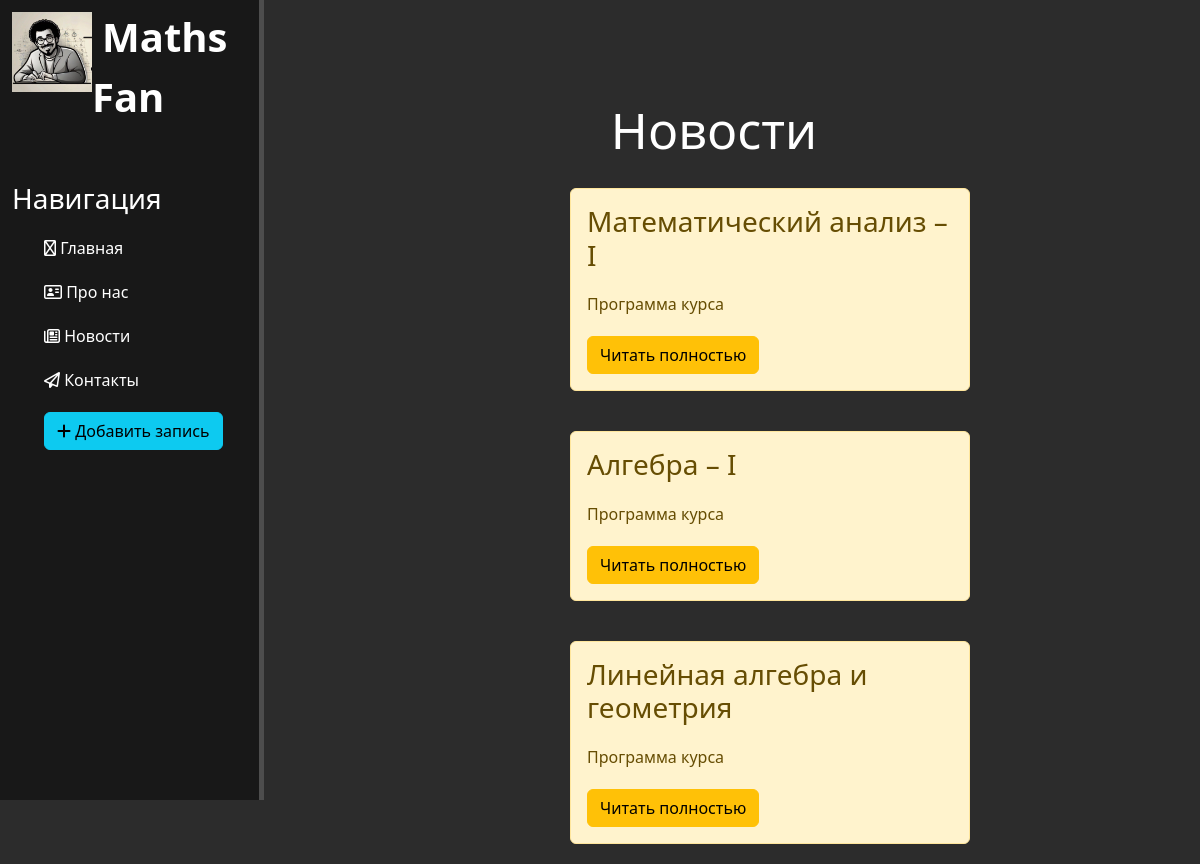
Page /news/ on the committed database.
### news/models.py (models this page shows, shortened)
class Articles(models.Model):
    title = models.CharField('Название', max_length=50)
    anons = models.CharField('Анонс', max_length=250)
    full_text = models.TextField('Статья')
    date = models.DateTimeField('Дата публикации')
    class Meta:
        verbose_name = 'Новость'
        verbose_name_plural = 'Новости'

### news/views.py (the view)
# urls.py: path('', views.news_home, name='news_home'),
def news_home(request):
    news = Articles.objects.order_by('-date')
    return render(request, 'news/news_home.html', {'news': news})

### news/templates/news/news_home.html (shortened to what this page needs)
{% extends 'main/layout.html' %}
{% block content %}
    <div class="features">
        <h1>Новости</h1>
        {% if news %}
            {% for el in news %}
                <div class="alert alert-warning">
                    <h3>{{ el.title }}</h3>
                    <p>{{ el.anons }}</p>
                    <a href="{% url 'news_detail' el.id %}" class="btn btn-warning">Читать полностью</a>
                </div>
            {% endfor %}
        {% else %}
            <p>Новостей пока нет.</p>
        {% endif %}
    </div>
{% endblock %}

### main/templates/main/layout.html (shortened to what this page needs)
{% load static %}
<!doctype html>
<html lang="en">
<head>
    <link rel="stylesheet" href="https://cdn.jsdelivr.net/npm/bootstrap@5.3.2/dist/css/bootstrap.min.css">
    <link rel="stylesheet" href="{% static 'main/css/main.css' %}">
    <link rel="stylesheet" href="https://cdnjs.cloudflare.com/ajax/libs/font-awesome/6.5.2/css/all.min.css">
</head>
<body>
    <aside>
        <img src="{% static 'main/img/logo.jpeg' %}" alt="Лого">
        <span class="logo">Maths Fan</span>
        <h3>Навигация</h3>
        <ul>
            <a href="{% url 'home' %}"><li><i class="fa-regular fa-house"></i> Главная</li></a>
            <a href="{% url 'about' %}"><li><i class="fa-regular fa-address-card"></i> Про нас</li></a>
            <a href="{% url 'news_home' %}"><li><i class="fa-regular fa-newspaper"></i> Новости</li></a>
            <a href="{% url 'contacts' %}"><li><i class="fa-regular fa-paper-plane"></i> Контакты</li></a>
            <a href="{% url 'create' %}"><li><button class="btn btn-info"><i class="fa-solid fa-plus"></i> Добавить запись</button></li></a>
        </ul>
    </aside>
    <main>
    {% block content %}
    {% endblock %}
    </main>
</body>
</html>

### main/static/main/css/main.css (style rules this page uses)
body { background: #2c2c2c; }
aside { float: left; background: #181818; width: 22%; padding: 1%; height: 100vh; color: #fff; border-right: 5px solid #4d4d4d; }
aside img { width: 80px; float: left; }
aside .logo { font-size: 40px; margin-left: 10px; font-weight: bold; position: relative; top: -5px; }
aside h3 { margin-top: 50px; font-size: 28px; }
aside ul { list-style: none }
aside ul li { color: #fff; display: block; margin-top: 20px; transition: transform.6ms ease; }
aside a { text-decoration: none; }
main .features { float: left; color: #fff; margin-top: 100px; text-align: center; width: 75%; }
main .features h1 { font-size: 50px; }
main .features p { max-width: 400px; margin: 20px auto }
.alert-warning { float: left; clear: both; width: 400px; margin: 20px 34%; text-align: left; }

### rows in the picture
Articles: title "Mатематический анализ – I", anons "Программа курса"
Articles: title "Алгебра – I", anons "Программа курса"
Articles: title "Линейная алгебра и геометрия", anons "Программа курса"
